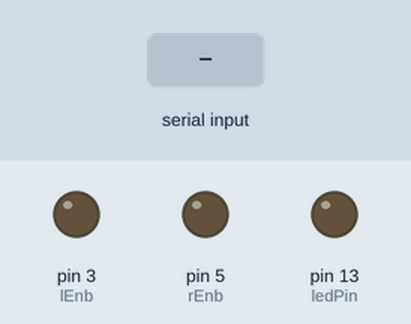
Recording of a sketch running on a simulated Arduino Uno, built with avr-gcc and run on an emulated ATmega328P. On the bench: output pins drawn as LEDs (lit = HIGH). Inputs (shaded band) come from the test bench.

Above: at 1.2 s.
1.3 s: "90,45\n" received over Serial
At 2.5 s:
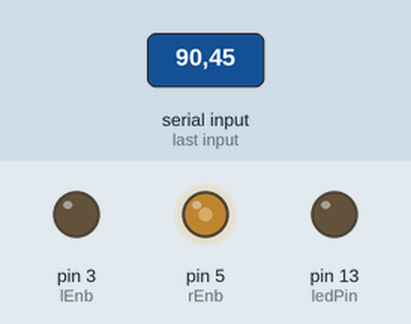
2.8 s: "30,150\n" received over Serial
At 3.7 s:
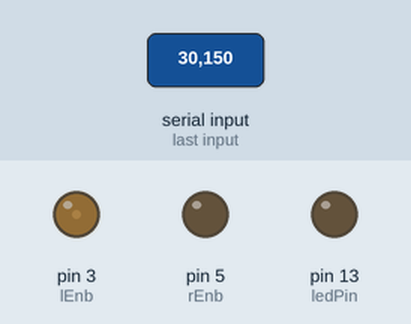
4.3 s: "90\n" received over Serial
At 4.7 s:
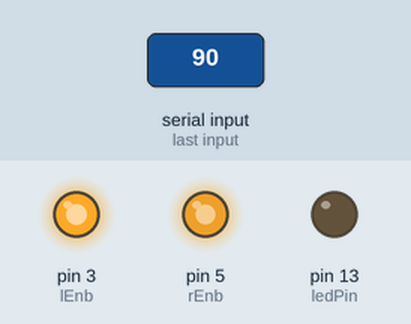
5.8 s: "200\n" received over Serial
At 7.0 s:
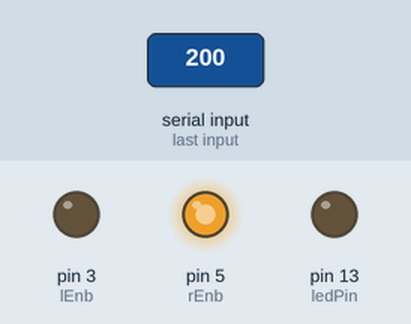
7.3 s: "30,150\n" received over Serial
At 8.2 s:
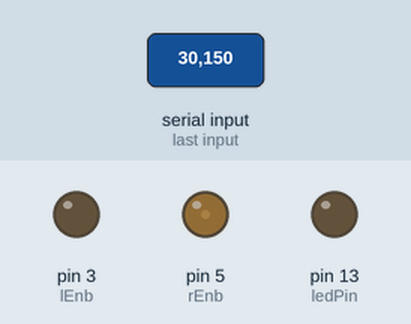
8.8 s: "5\n" received over Serial
At 9.3 s:
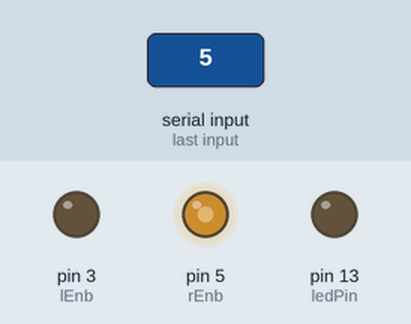
Timing chart, 0 to 11.3 s (numbered marks = the images above; inputs shaded):
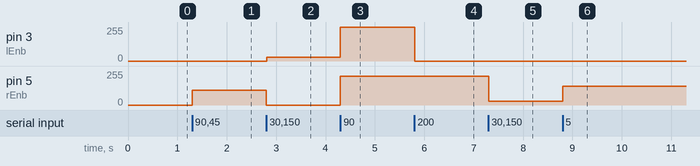

Measured:
- after the input at 1.3 s, pin 5 (rEnb): 0/255 → 112/255 at once
- after the input at 2.8 s, pin 3 (lEnb): 0/255 → 28/255 at once; pin 5 (rEnb): 112/255 → 0/255 at once
- after the input at 4.3 s, pin 3 (lEnb): 28/255 → 252/255 at once; pin 5 (rEnb): 0/255 → 216/255 at once
- after the input at 5.8 s, pin 3 (lEnb): 252/255 → 0/255 at once
- after the input at 7.3 s, pin 5 (rEnb): 216/255 → 28/255 at once
- after the input at 8.8 s, pin 5 (rEnb): 28/255 → 140/255 at once

The sketch:

hc05.ino
```cpp
int ledPin = 13;

int rCtrlA = 11;
int rCtrlB = 12;
int rEnb = 5;

int lCtrlA = 9;
int lCtrlB = 10;
int lEnb = 3;

int byte1 = 0;
int byte2 = 0;
int byte3 = 0;
int byte4 = 0;

void setup() {
  //Setting the pin mode and initial LOW

  pinMode(ledPin, OUTPUT);
  digitalWrite(ledPin, LOW);
  Serial.begin(9600); // Default communication rate

  //set up for r
  digitalWrite(rCtrlA, HIGH);
  digitalWrite(rCtrlB, LOW);
  analogWrite(rEnb, 0);

  //set up for l
  digitalWrite(lCtrlA, HIGH);
  digitalWrite(lCtrlB, LOW);
  analogWrite(lEnb, 0);
}
void loop() {
  // Checks if the data is coming from the serial port
 if(Serial.available() >= 4){
    byte1 = Serial.read();
    byte2 = Serial.read();
    byte3 = Serial.read();
    byte4 = Serial.read();

    if(byte1 == '0'){
      digitalWrite(lCtrlA, HIGH);
      digitalWrite(lCtrlB, LOW);
    }else{
      digitalWrite(lCtrlA, LOW);
      digitalWrite(lCtrlB, HIGH);
    }

    if(byte3 == '0'){
      digitalWrite(rCtrlA, HIGH);
      digitalWrite(rCtrlB, LOW);
    }else{
      digitalWrite(rCtrlA, LOW);
      digitalWrite(rCtrlB, HIGH);
    }

    analogWrite(lEnb, (byte2 - 48) * 28);
    analogWrite(rEnb, (byte4 - 48) * 28);

 }


}
```
